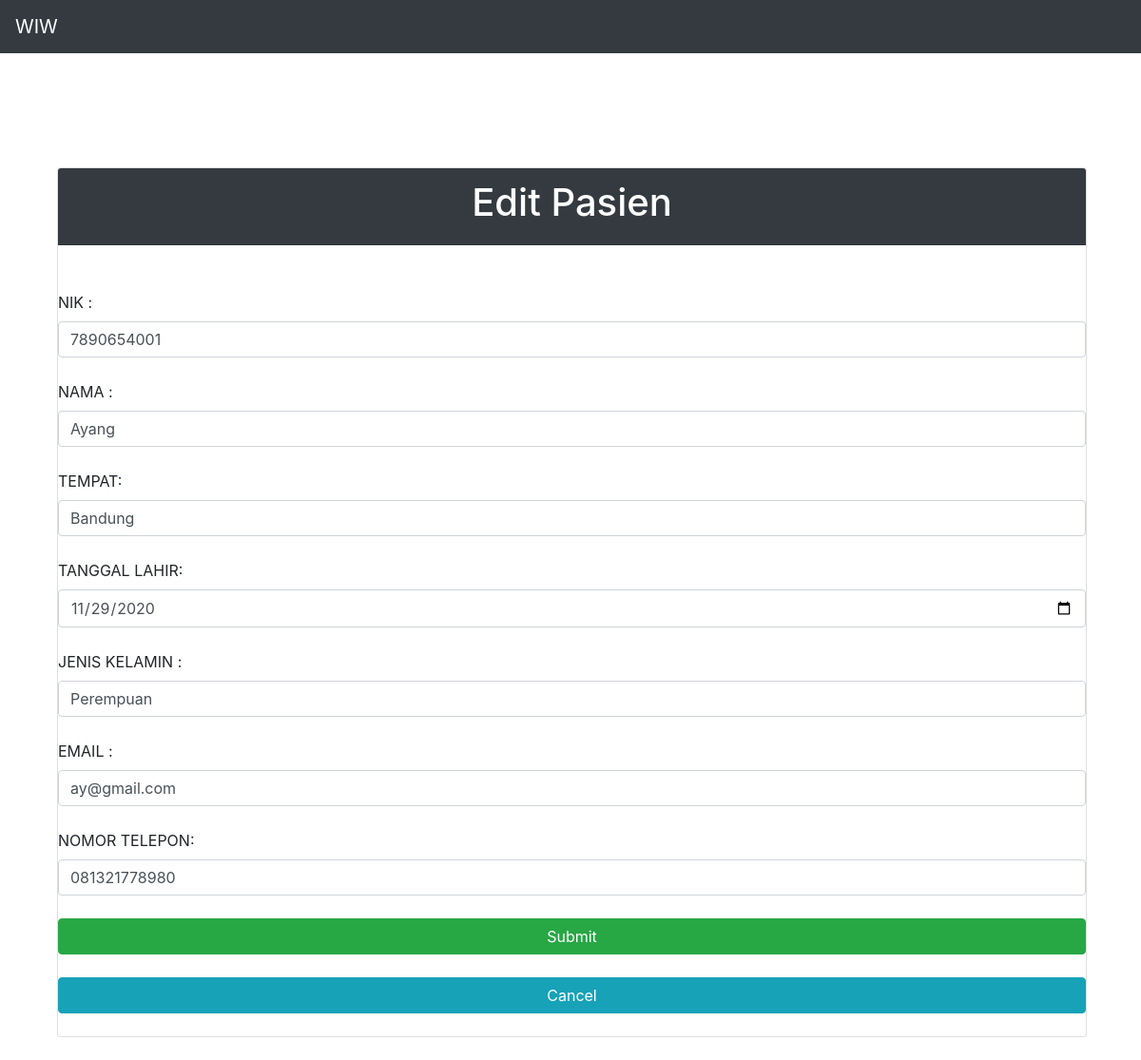
The page /index.php?id_edit=4 on the database its author committed.
### tables this page shows
CREATE TABLE `pasien` (
  `id` int(11) NOT NULL,
  `nik` varchar(100) NOT NULL,
  `nama` varchar(100) NOT NULL,
  `tempat` varchar(100) NOT NULL,
  `tl` varchar(100) NOT NULL,
  `gender` varchar(10) NOT NULL,
  `email` varchar(100) NOT NULL,
  `telp` varchar(100) NOT NULL
);

### model/DB.class.php (called while the page is built, shortened)
<?php
class DB
{
	var $db_host = '';
	var $db_user = '';
	var $db_password = '';
	var $db_name = '';
	var $db_link = '';
	function __construct($db_host = '', $db_user = '', $db_password = '', $db_name = '')
	{
		$this->db_host = $db_host;
		$this->db_user = $db_user;
		$this->db_password = $db_password;
		$this->db_name = $db_name;
	}
	function open()
	{
		$this->db_link = mysqli_connect($this->db_host, $this->db_user, $this->db_password, $this->db_name);
	}
	function execute($query = "")
	{
		$this->result = mysqli_query($this->db_link, $query);
		return $this->result;
	}
}

### model/TabelPasien.class.php (called while the page is built, shortened)
<?php
class TabelPasien extends DB
{
    function getPasienById($id)
    {
        $query = "SELECT * FROM pasien WHERE id=$id";
        return $this->execute($query);
    }
}

### presenter/ProsesPasien.php (called while the page is built, shortened)
<?php
class ProsesPasien implements KontrakPresenter
{
	private $tabelpasien;
	function __construct()
	{
		try {
			$db_host = "localhost";
			$db_user = "root";
			$db_password = "";
			$db_name = "mvp_01";
			$this->tabelpasien = new TabelPasien($db_host, $db_user, $db_password, $db_name);
		} catch (Exception $e) {
			echo "wiw error" . $e->getMessage();
		}
	}
	function prosesDataPasienById($id) {
		try {
			$this->tabelpasien->open();
			$this->tabelpasien->getPasienById($id);
		} catch (Exception $e) {
			echo "wiw error part 2" . $e->getMessage();
		}
	}
}

### view/TampilPasien.php (called while the page is built, shortened)
<?php
include("presenter/ProsesPasien.php");
class TampilPasien implements KontrakView
{
	private $prosespasien;
	function __construct()
	{
		$this->prosespasien = new ProsesPasien();
	}
	public function formUpdate($data){
		$this->prosespasien->prosesDataPasienById($data);
	}
}

### model/Template.class.php (the view, shortened to what this page needs)
<?php
class Template{
	var $content = '';
	function __construct($filename = ''){
		$this->content = implode('', @file($filename));
	}
	function clear(){
		$this->content = preg_replace("/DATA_[A-Z|_|0-9]+/", "", $this->content);
	}
	function write(){
		print $this->content;
	}
	function replace($old = '', $new = ''){
		if(is_int($new)){
			$value = sprintf("%d", $new);
		}elseif(is_float($new)){
			$value = sprintf("%f", $new);
		}elseif(is_array($new)){
			$value = '';
			foreach( $new as $item){
				$value .= $item. '';
			}
		}else{
			$value = $new;
		}
		$this->content = preg_replace("/$old/",  $value, $this->content);
	}
}

### rows shown on the page
pasien: nik "7890654001", nama "Ayang", tempat "Bandung", tl "11/29/2020", gender "Perempuan", email "ay@gmail.com", telp "081321778980"
